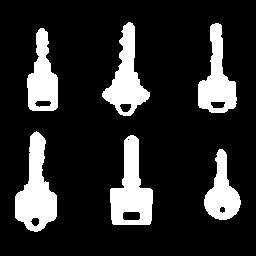
#> input picture Images/key_bw.raw.jpg, 256 x 256 px, found by its file name
$ python fast_region_labeling.py
#> lines starting #> are read from the running program, lines starting #| are printed output that depends on the picture; after the words box and inside, x2 and y2 are one past the last pixel; in counts of white or black regions, pixels touching at a corner belong together
import cv2
import numpy as np


def PeripheralHoleBoundaryTracking(memImage, cr, cc, pixel, label):
    pdir = 0  # 이전탐색방향
    ndir = 0  # 다음탐색방향
    r = cr  # row좌표
    c = cc  # column좌표
    d = [0 for i in range(8)]
    flag = False

    while True:

        '''
            clockwise rotation

            5: [r-1][c-1], 6: [r-1][c], 7: [r-1][c+1]

            4: [r][c-1],   S: [r][c], 	0: [r][c+1]

            3: [r+1][c-1], 2: [r+1][c], 1: [r+1][c+1]

            S - starting point
        '''

        d[0] = memImage[r][c + 1]
        d[1] = memImage[r + 1][c + 1]
        d[2] = memImage[r + 1][c]
        d[3] = memImage[r + 1][c - 1]
        d[4] = memImage[r][c - 1]
        d[5] = memImage[r - 1][c - 1]
        d[6] = memImage[r - 1][c]
        d[7] = memImage[r - 1][c + 1]

        if all(i == 0 for i in d):
            break

        # 탐색 방향 설정
        ndir = pdir - 3
        if (ndir == -1):
            ndir = 7
        elif (ndir == -2):
            ndir = 6
        elif (ndir == -3):
            ndir = 5

        while True:
            if (d[ndir] == pixel) or (d[ndir] == label):
                flag = False

                if pdir == 1:
                    flag = (ndir == 5)
                elif pdir == 2:
                    flag = (ndir == 5 or ndir == 6)
                elif pdir == 3:
                    flag = (ndir == 5 or ndir == 6 or ndir == 7)
                elif pdir == 4:
                    flag = (ndir == 0 or ndir == 5 or ndir == 6 or ndir == 7)
                elif pdir == 5:
                    flag = (ndir != 2 and ndir != 3 and ndir != 4)
                elif pdir == 6:
                    flag = (ndir != 3 and ndir != 4)
                elif pdir == 7:
                    flag = (ndir != 4)

                if flag:
                    memImage[r][c] = label
                pdir = ndir
                break

            else:  # 다음 탐색방향 설정
                ndir = (ndir + 1) % 8

        # 위치이동
        if ndir == 0:
            c += 1
        elif ndir == 1:
            r += 1
            c += 1
        elif ndir == 2:
            r += 1
        elif ndir == 3:
            r += 1
            c -= 1
        elif ndir == 4:
            c -= 1
        elif ndir == 5:
            r -= 1
            c -= 1
        elif ndir == 6:
            r -= 1
        elif ndir == 7:
            r -= 1
            c += 1

        if (r == cr) and (c == cc):
            break

    return memImage


def regionLabeling():
    img = cv2.imread('images/key_bw.raw.jpg', cv2.IMREAD_COLOR)
#> img is the input picture: shape (256, 256, 3); min 0, max 255, mean 43.5
    img2 = cv2.imread('images/key_bw.raw.jpg', cv2.IMREAD_GRAYSCALE)
#> img2: shape (256, 256); min 0, max 255, mean 43.5
    thresh1 = cv2.threshold(img2, 127, 255, cv2.THRESH_BINARY)[1]  # 이미지 이진화
#> thresh1: shape (256, 256); 17% white; 6 white regions, box (x1, y1, x2, y2) and area: (15, 131, 57, 232) 2302, (110, 135, 153, 225) 2197, (102, 22, 150, 116) 1916, (198, 23, 237, 113) 1767, (27, 28, 58, 111) 1606, (204, 149, 241, 220) 1383
    cv2.imshow('original', thresh1)

    maxX = thresh1.shape[1]
#> maxX = 256
    maxY = thresh1.shape[0]
#> maxY = 256

    memImage = np.zeros((maxY, maxX))

    for y in range(0, maxY):
        for x in range(0, maxX):
            # [4 lines of commented-out code are left out]
            c = thresh1[y][x]
            if c != 0:
                c = -255

            memImage[y][x] = c
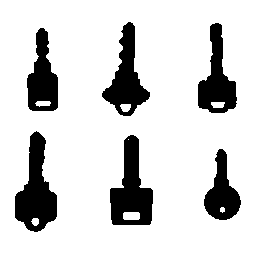
#> memImage: shape (256, 256) float64; values -255 (black) and 0 (white), 83% white; 6 black regions, box (x1, y1, x2, y2) and area: (15, 131, 57, 232) 2302, (110, 135, 153, 225) 2197, (102, 22, 150, 116) 1916, (198, 23, 237, 113) 1767, (27, 28, 58, 111) 1606, (204, 149, 241, 220) 1383

    pixValue = 0
    label = 0

    for y in range(1, maxY - 1):
        for x in range(1, maxX - 1):
            pixValue = memImage[y][x]

            if memImage[y][x] < 0:
                # 좌측과 좌측상단이 0이거나 레이블이 없는 경우
                if (memImage[y][x - 1] <= 0) and (memImage[y - 1][x - 1] <= 0):
                    label += 1
                    memImage[y][x] = label
                    memImage = PeripheralHoleBoundaryTracking(
                        memImage, y, x, pixValue, label)
                # 좌측에 레이블이 있는 경우
                elif memImage[y][x-1] > 0:
                    memImage[y][x] = memImage[y][x-1]
                # 좌측에 레이블이 없고 좌측상단에 레이블이 있는 경우
                elif (memImage[y][x-1] <= 0) and (memImage[y-1][x-1] > 0):
                    memImage[y][x] = memImage[y-1][x-1]
                    memImage = PeripheralHoleBoundaryTracking(
                        memImage, y, x, pixValue, memImage[y-1][x-1])
#> this loop made 254 passes
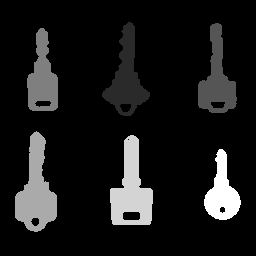
#> memImage: shape (256, 256) float64; 17.05% of pixels changed, all inside (x1, y1, x2, y2) = (15, 22, 241, 232); drawn with min black and max white
#> after the loop, label = 6

    for y in range(0, maxY, 1):
        for x in range(0, maxX, 1):
            c = int(memImage[y][x] * (255 / (label+1)))  # 레이블의 수에 따라 밝기값을 균등분할
            if c == 0:
                c = 255

            for i in range(3):
                img.itemset((y, x, i), c)
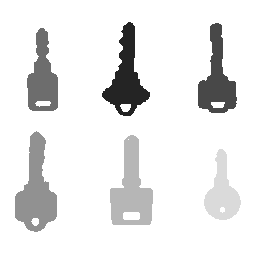
#> img: shape (256, 256, 3); min 36, max 255, mean 233

    cv2.imshow('fast region labeling', img)
    cv2.waitKey(0)
    cv2.destroyAllWindows()


if __name__ == '__main__':
    regionLabeling()
